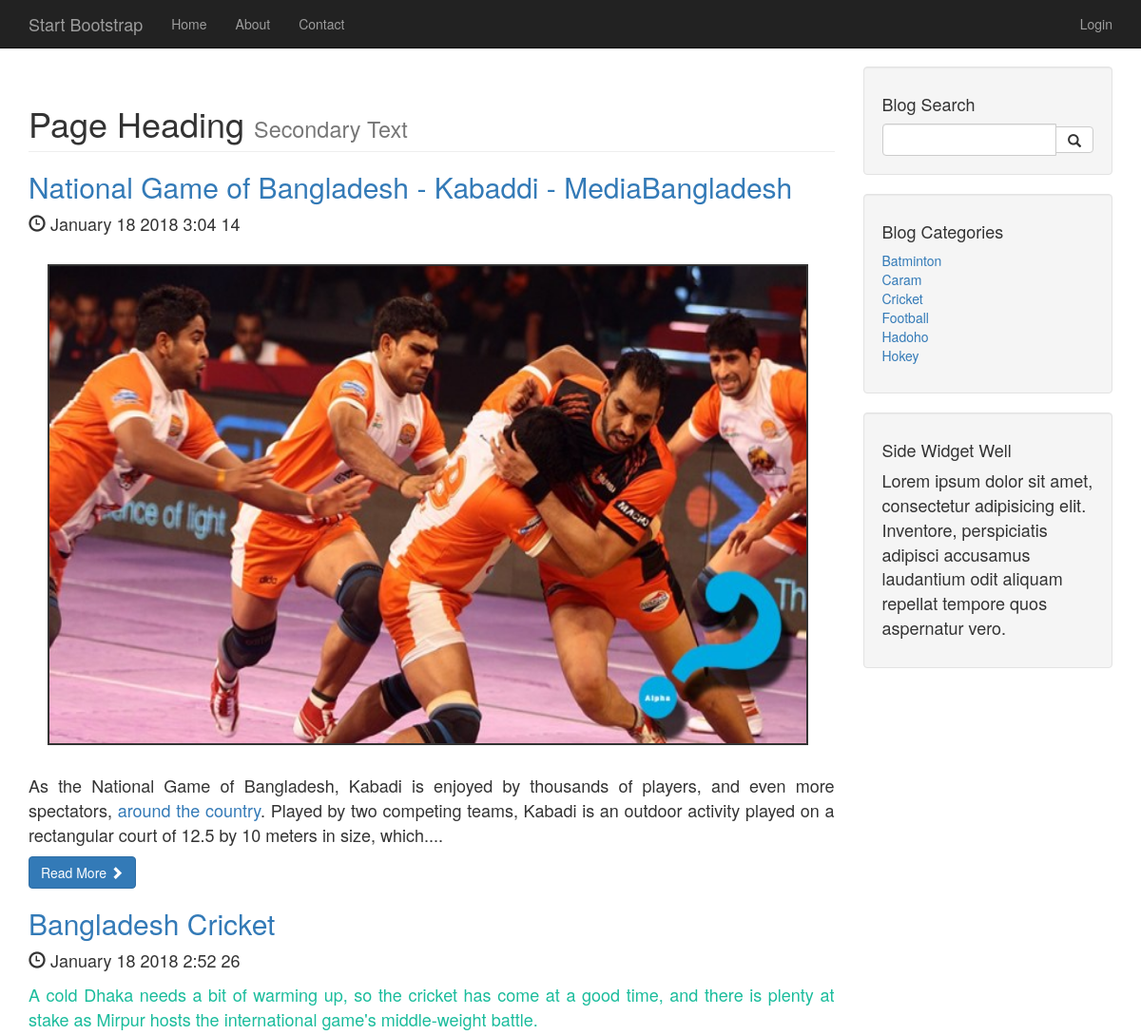
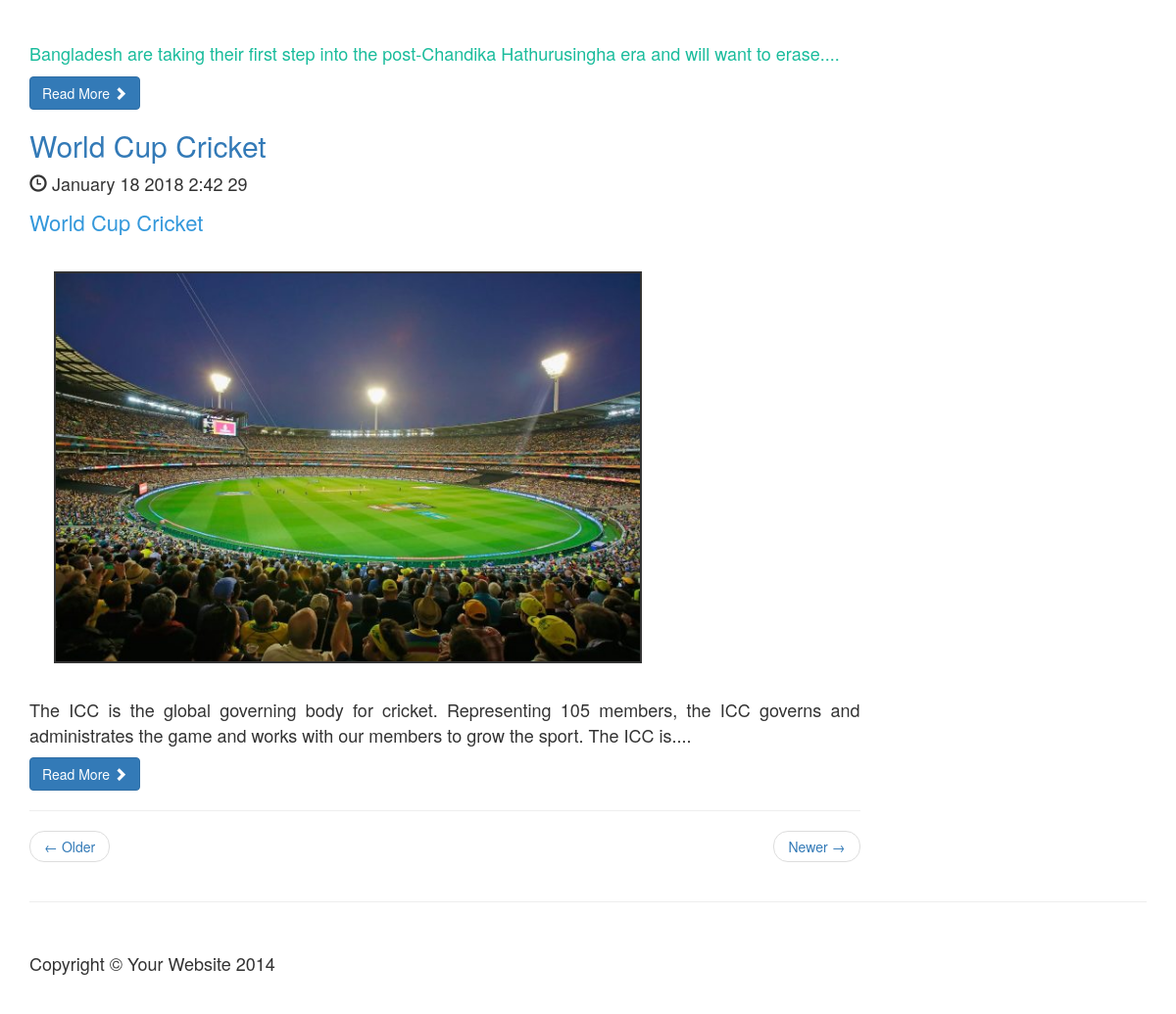
The page / on the database its author committed (2 pictures, top to bottom).
### tables this page shows
CREATE TABLE `posts` (
  `id` int(11) NOT NULL,
  `title` varchar(255) NOT NULL,
  `body` text NOT NULL,
  `categories` tinyint(4) NOT NULL,
  `user` tinyint(4) NOT NULL,
  `date` timestamp NOT NULL DEFAULT CURRENT_TIMESTAMP ON UPDATE CURRENT_TIMESTAMP
);

CREATE TABLE `category` (
  `id` int(11) NOT NULL,
  `name` varchar(50) NOT NULL
);

### index.php (the view, shortened to what this page needs)
<?php  require "canect.php" ?>
<head>
    <link href="css/bootstrap.min.css" rel="stylesheet">
    <link href="css/blog-home.css" rel="stylesheet">
</head>
<body>
	<?php include "include/header.php" ?>
    <?php
	function formateDate($date){
	return date('F j Y g:i s',strtotime($date));
	}
	function shortenText($text,$chars=600){
	$text= $text . " ";
	$text=substr($text,0,$chars);
	$text=substr($text,0,strrpos($text," "));
	$text=$text."....";
	return $text;
	}
?>
    <div class="container">
        <div class="row">
        <?php $sql = $db->query("SELECT `id`,`title`,`body`,`date` FROM posts ORDER BY id DESC LIMIT 3 "); ?>
            <div class="col-md-9">
                <h1 class="page-header">
                    Page Heading
                    <small>Secondary Text</small>
                </h1>
				<?php while($data = $sql->fetch_array()){ ?>
                <h2>
                    <a href="<?php echo $data['id'];?>"><?php echo $data['title'];?></a>
                </h2>
                <p><span class="glyphicon glyphicon-time"></span> <?php echo formateDate($data['date']);?></p>
                <p><?php echo shortenText($data['body']);?></p>
                <a class="btn btn-primary" href="post.php?id=<?php echo $data['id']?>">Read More <span class="glyphicon glyphicon-chevron-right"></span></a>
<?php } ?>
                <hr>
                <ul class="pager">
                    <li class="previous">
                        <a href="#">&larr; Older</a>
                    </li>
                    <li class="next">
                        <a href="#">Newer &rarr;</a>
                    </li>
                </ul>
            </div>
            <?php include "include/sidebar.php" ?>
			<?php include "include/footer.php" ?>
</body>
</html>

### include/header.php (shortened to what this page needs)
<!DOCTYPE html>
<html lang="en">
    <nav class="navbar navbar-inverse navbar-fixed-top" role="navigation">
        <div class="container">
            <div class="navbar-header">
                <a class="navbar-brand" href="#">Start Bootstrap</a>
            </div>
            <div class="collapse navbar-collapse" id="bs-example-navbar-collapse-1">
                <ul class="nav navbar-nav">
                	<li>
                        <a href="index.php">Home</a>
                    </li>
                    <li>
                        <a href="about.php">About</a>
                    </li>
                    <li>
                        <a href="contact_us.php">Contact</a>
                    </li>
                </ul>
                <ul class="nav navbar-nav navbar-right">
                	<li>
                        <a href="admin/index.php">Login</a>
                    </li>
                </ul>
            </div>
        </div>
    </nav>

### include/sidebar.php
    <div class="col-md-3">
        <div class="well">
            <h4>Blog Search</h4>
            <div class="input-group">
                <input type="text" class="form-control">
                <span class="input-group-btn">
                    <button class="btn btn-default" type="button">
                        <span class="glyphicon glyphicon-search"></span>
                </button>
                </span>
            </div>
        </div>
        <div class="well">
            <h4>Blog Categories</h4>
            <div class="row">
                <div class="col-lg-12">
                <?php $sql = $db->query("SELECT * FROM category"); ?>
                    <ul class="list-unstyled">
                    <?php while($data= $sql->fetch_array()){ ?>
                        <li>
                        <a href="post_cate.php?categories=<?php echo $data['id'];?>"><?php echo $data['name']; ?></a></li>
                        <?php } ?>
                    </ul>
                </div>
            </div>
        </div>
        <div class="well">
            <h4>Side Widget Well</h4>
            <p>Lorem ipsum dolor sit amet, consectetur adipisicing elit. Inventore, perspiciatis adipisci accusamus laudantium odit aliquam repellat tempore quos aspernatur vero.</p>
        </div>
    </div>
</div>

### include/footer.php
    <hr>
    <footer>
        <div class="row">
            <div class="col-lg-12">
                <p>Copyright &copy; Your Website 2014</p>
            </div>
        </div>
    </footer>
</div>

### css/blog-home.css (style rules this page uses)
body { padding-top: 70px; }
footer { margin: 50px 0; }
p { font-size:18px; !important }

### rows shown on the page
posts: title "National Game of Bangladesh - Kabaddi - MediaBangladesh", date "January 18 2018 3:04 14", body (picture), body "As the National Game of Bangladesh, Kabadi is enjoyed by thousands of players, and even more spectators, around the country . Played by two competing teams, Kabadi is an outdoor activity played on a rectangular court of 12.5 by 10 meters in size, which...."
posts: title "Bangladesh Cricket", date "January 18 2018 2:52 26", body "A cold Dhaka needs a bit of warming up, so the cricket has come at a good time, and there is plenty at stake as Mirpur hosts the international game's middle-weight battle. Bangladesh are taking their first step into the post-Chandika Hathurusingha era and will want to erase...."
posts: title "World Cup Cricket", date "January 18 2018 2:42 29", body "World Cup Cricket The ICC is the global governing body for cricket. Representing 105 members, the ICC governs and administrates the game and works with our members to grow the sport. The ICC is....", body (picture)
category: name "Batminton"
category: name "Caram"
category: name "Cricket"
category: name "Football"
category: name "Hadoho"
category: name "Hokey"
